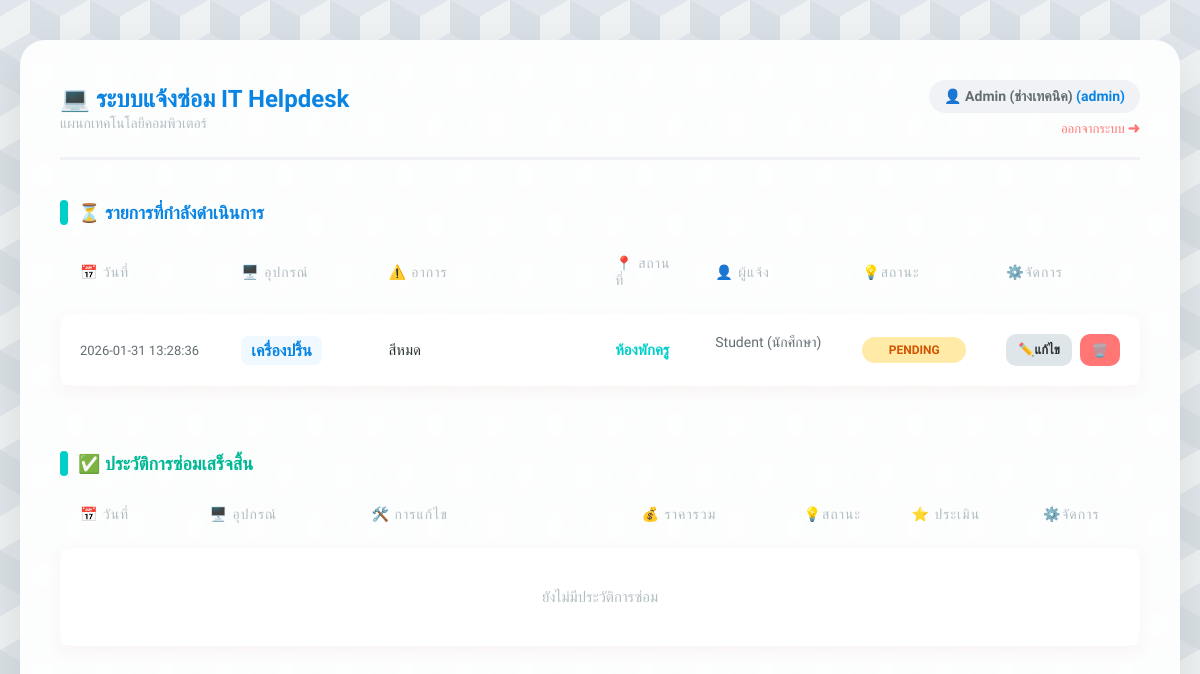
The app's page /dashboard (signed in) with its own data.
### tables this page shows
CREATE TABLE repairs (
    repair_id INTEGER PRIMARY KEY AUTOINCREMENT,
    user_id INTEGER NOT NULL,
    device_name TEXT NOT NULL,
    problem_detail TEXT NOT NULL,
    location TEXT NOT NULL,
    status TEXT DEFAULT 'Pending',
    report_date TIMESTAMP DEFAULT CURRENT_TIMESTAMP,
    technician_note TEXT,
    spare_parts TEXT, 
    cost INTEGER DEFAULT 0,
    FOREIGN KEY (user_id) REFERENCES users (user_id)
);

CREATE TABLE users (
    user_id INTEGER PRIMARY KEY AUTOINCREMENT,
    username TEXT NOT NULL UNIQUE,
    password TEXT NOT NULL,
    fullname TEXT NOT NULL,
    role TEXT NOT NULL DEFAULT 'user'
);

### app.py (the view, shortened to what this page needs)
@app.route('/dashboard')
def dashboard():
    if 'user_id' not in session:
        return redirect(url_for('login'))
    conn = get_db_connection()
    if session['role'] == 'admin':
        all_repairs = conn.execute('''
            SELECT r.*, u.fullname, e.rating, e.comment
            FROM repairs r
            JOIN users u ON r.user_id = u.user_id
            LEFT JOIN evaluations e ON r.repair_id = e.repair_id
            ORDER BY r.report_date DESC
        ''').fetchall()
    conn.close()
    active_repairs = []
    completed_repairs = []
    for repair in all_repairs:
        if repair['status'] == 'Completed':
            completed_repairs.append(repair)
        else:
            active_repairs.append(repair)
    return render_template('homepage.html',
                           name=session['fullname'],
                           role=session['role'],
                           active_repairs=active_repairs,
                           completed_repairs=completed_repairs)

### app.py (called while the page is built)
def get_db_connection():
    conn = sqlite3.connect('maintenance.db')
    conn.row_factory = sqlite3.Row
    return conn

### templates/homepage.html (shortened to what this page needs)
<!DOCTYPE html>
<html lang="th">
<head>
    <link rel="stylesheet" href="{{ url_for('static', filename='style.css') }}">
</head>
<body>
<div class="container">
    <header>
        <div>
            <h1>💻 ระบบแจ้งซ่อม IT Helpdesk</h1>
            <span style="color: #b2bec3; font-size: 14px;">แผนกเทคโนโลยีคอมพิวเตอร์</span>
        </div>
        <div style="text-align: right;">
            <div class="user-badge">
                👤 {{ name }} <span style="color: #0984e3;">({{ role }})</span>
            </div>
            <a href="{{ url_for('logout') }}" style="color: #ff7675; text-decoration: none; font-size: 13px; margin-top: 8px; display: inline-block;">ออกจากระบบ ➜</a>
        </div>
    </header>
    <h2>⏳ รายการที่กำลังดำเนินการ</h2>
    <table>
        <thead>
            <tr>
                <th width="15%">📅 วันที่</th>
                <th width="15%">🖥️ อุปกรณ์</th>
                <th width="25%">⚠️ อาการ</th>
                <th width="10%">📍 สถานที่</th>
                {% if role == 'admin' %} <th width="15%">👤 ผู้แจ้ง</th> {% endif %}
                <th width="10%">💡สถานะ</th>
                <th>⚙️จัดการ</th>
            </tr>
        </thead>
        <tbody>
            {% for repair in active_repairs %}
            <tr>
                <td class="col-date">{{ repair['report_date'] }}</td>
                <td><span class="col-device">{{ repair['device_name'] }}</span></td>
                <td class="col-problem">{{ repair['problem_detail'] }}</td>
                <td class="col-location">{{ repair['location'] }}</td>
                {% if role == 'admin' %}
                    <td class="col-user">{{ repair['fullname'] }}</td>
                {% endif %}
                <td><span class="badge status-{{ repair['status'].split(' ')[0] }}">{{ repair['status'] }}</span></td>
                <td>
                    <div class="action-group">
                        {% if role == 'admin' %}
                            <a href="{{ url_for('update_repair', repair_id=repair['repair_id']) }}" class="btn btn-update">✏️แก้ไข</a>
                            <a href="{{ url_for('delete_repair', repair_id=repair['repair_id']) }}" class="btn btn-delete" onclick="return confirm('ยืนยันลบ?');">🗑️</a>
                        {% else %}
                            <a href="{{ url_for('delete_repair', repair_id=repair['repair_id']) }}" class="btn btn-delete" onclick="return confirm('ยกเลิก?');">ยกเลิก</a>
                        {% endif %}
                    </div>
                </td>
            </tr>
            {% else %}
            <tr><td colspan="7" style="text-align: center; color: #b2bec3; padding: 40px;">ไม่มีงานค้างในระบบ ✅</td></tr>
            {% endfor %}
        </tbody>
    </table>
    <h2 style="color: #00b894; margin-top: 50px;">✅ ประวัติการซ่อมเสร็จสิ้น</h2>
    <table>
        <thead>
            <tr>
                <th width="12%">📅 วันที่</th>
                <th width="15%">🖥️ อุปกรณ์</th>
                <th width="25%">🛠️ การแก้ไข</th>
                <th width="15%">💰 ราคารวม</th>
                <th width="10%">💡สถานะ</th>
                <th>⭐ ประเมิน</th>
                <th>⚙️จัดการ</th>
            </tr>
        </thead>
        <tbody>
            {% for repair in completed_repairs %}
            <tr>
                <td class="col-date">{{ repair['report_date'] }}</td>
                <td><span class="col-device">{{ repair['device_name'] }}</span></td>
                <td>
                    <div style="font-weight: 500; color: #00b894;">✔ {{ repair['technician_note'] or '-' }}</div>
                    <small style="color: #b2bec3;">(อาการเดิม: {{ repair['problem_detail'] }})</small>
                </td>
                <td>
                    {% if repair['cost'] and repair['cost'] > 0 %}
                        <div class="cost-display">฿{{ "{:,.0f}".format(repair['cost']) }}</div>
                        {% if repair['spare_parts'] %}
                            <div style="font-size: 11px; color: #b2bec3; margin-top: 4px;">{{ repair['spare_parts'] }}</div>
                        {% endif %}
                    {% else %}
                        <span style="color: #b2bec3;">ฟรี</span>
                    {% endif %}
                </td>
                <td><span class="badge status-Completed">Completed</span></td>
                <td>
                    {% if repair['rating'] %}
                        <div style="color: #fdcb6e; letter-spacing: 2px;">{{ '★' * repair['rating'] }}</div>
                    {% else %}
                        {% if role == 'user' %}
                            <a href="{{ url_for('evaluate', repair_id=repair['repair_id']) }}" class="btn btn-rate">⭐ ให้ดาว</a>
                        {% else %}
                            <span style="color: #b2bec3; font-size: 12px;">⌛รอประเมิน</span>
                        {% endif %}
                    {% endif %}
                </td>
                <td>
                    {% if role == 'admin' %}
                        <a href="{{ url_for('delete_repair', repair_id=repair['repair_id']) }}" class="btn btn-delete" onclick="return confirm('ลบประวัติ?');">🗑️</a>
                    {% endif %}
                </td>
            </tr>
            {% else %}
            <tr><td colspan="7" style="text-align: center; color: #b2bec3; padding: 40px;">ยังไม่มีประวัติการซ่อม</td></tr>
            {% endfor %}
        </tbody>
    </table>
</div>
</body>
</html>

### static/style.css (style rules this page uses)
:root { --primary-blue: #0984e3; --light-blue: #74b9ff; --teal: #00cec9; --bg-color: #dfe6e9; --text-color: #2d3436; --border-radius: 15px; }
body { font-family: 'Prompt', sans-serif; color: var(--text-color); margin: 0; padding: 40px 20px; min-height: 100vh; background-color: #eef2f3; background-image: linear-gradient(30deg, #e0e6eb 12%, transparent 12.5%, transparent 87%, #e0e6eb 87.5%, #e0e6eb), linear-gradient(150deg, #e0e6eb 12%, transparent 12.5%, transparent 87%, #e0e6eb 87.5%, #e0e6eb), linear-gradient(30deg, #e0e6eb 12%, transparent 12.5%, transparent 87%, #e0e6eb 87.5%, #e0e6eb), linear-gradient(150deg, #e0e6eb 12%, transparent 12.5%, transparent 87%, #e0e6eb 87.5%, #e0e6eb), linear-gradient(60deg, #d8e0e5 25%, transparent 25.5%, transparent 75%, #d8e0e5 75%, #d8e0e5), linear-gradient(60deg, #d8e0e5 25%, transparent 25.5%, transparent 75%, #d8e0e5 75%, #d8e0e5); background-size: 60px 100px; background-position: 0 0, 0 0, 30px 50px, 30px 50px, 0 0, 30px 50px; display: flex; justify-content: center; }
.container { width: 100%; max-width: 1200px; background: rgba(255, 255, 255, 0.9); padding: 40px; border-radius: 25px; box-shadow: 0 20px 50px rgba(0,0,0,0.1); backdrop-filter: blur(10px); }
header { display: flex; justify-content: space-between; align-items: center; padding-bottom: 20px; border-bottom: 3px solid #f1f2f6; margin-bottom: 30px; }
h1 { color: var(--primary-blue); margin: 0; display: flex; align-items: center; font-size: 24px; }
.user-badge { background: #f1f2f6; padding: 8px 15px; border-radius: 30px; font-size: 14px; color: #636e72; font-weight: 600; }
h2 { font-size: 18px; color: var(--primary-blue); margin-top: 40px; margin-bottom: 15px; display: flex; align-items: center; }
h2::before { content: ''; display: inline-block; width: 8px; height: 25px; background: var(--teal); margin-right: 10px; border-radius: 4px; }
table { width: 100%; border-collapse: separate; border-spacing: 0 15px; }
th { text-align: left; color: #b2bec3; font-weight: 500; padding: 0 20px 10px 20px; font-size: 14px; text-transform: uppercase; letter-spacing: 1px; }
tbody tr { background-color: white; box-shadow: 0 5px 15px rgba(189, 71, 71, 0.05); transition: transform 0.2s; }
td { padding: 20px; vertical-align: middle; border: none; font-size: 15px; }
td:first-child { border-top-left-radius: var(--border-radius); border-bottom-left-radius: var(--border-radius); }
td:last-child { border-top-right-radius: var(--border-radius); border-bottom-right-radius: var(--border-radius); }
.col-date { font-size: 13px; color: #636e72; white-space: nowrap; }
.col-device { font-weight: 700; color: var(--primary-blue); font-size: 16px; background: #f0f9ff; padding: 5px 10px; border-radius: 8px; display: inline-block; }
.col-problem { color: #2d3436; line-height: 1.4; }
.col-location { font-weight: 600; color: var(--teal); }
.col-user { font-size: 14px; font-weight: 500; color: #636e72; display: flex; align-items: center; }
.badge { padding: 6px 12px; border-radius: 20px; font-size: 12px; font-weight: 700; text-transform: uppercase; display: inline-block; text-align: center; min-width: 80px; }
.status-Pending { background: #ffeaa7; color: #d35400; }
.action-group { display: flex; gap: 8px; }
.btn { text-decoration: none; padding: 8px 12px; border-radius: 10px; font-size: 13px; font-weight: 600; transition: 0.2s; display: inline-flex; align-items: center; border: none; cursor: pointer; }
.btn-update { background: #dfe6e9; color: #2d3436; }
.btn-delete { background: #ff7675; color: white; }

### records on screen
repairs: report_date "2026-01-31 13:28:36", device_name "เครื่องปริ้น", problem_detail "สีหมด", location "ห้องพักครู", fullname "Student (นักศึกษา)", status "PENDING"

### other values on screen
{{ name }} "Admin (ช่างเทคนิค)"
{{ role }} "admin"
